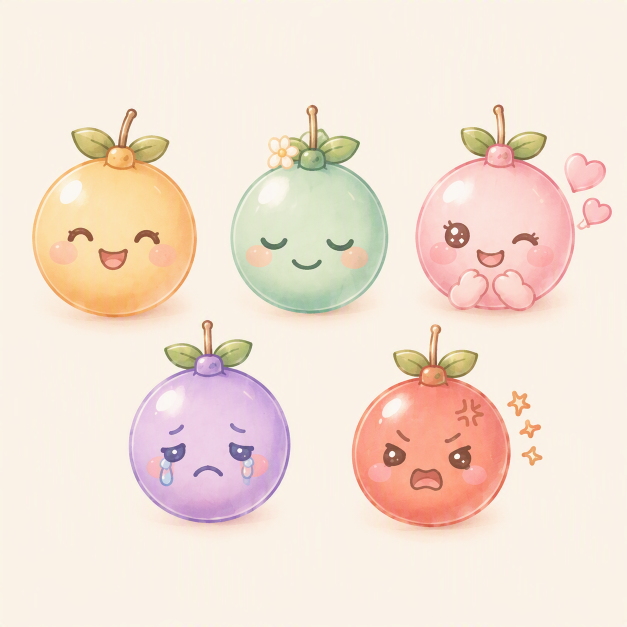
#> input picture src/assets/Designer (50).png, 1254 x 1254 px (shown at 1/2 size)
$ python create_assets.py
#> lines starting #> are read from the running program, lines starting #| are printed output that depends on the picture
import sys
import os
from PIL import Image, ImageDraw

def create_masked_crop(img, center, size, name):
    cx, cy = center
    half = size // 2
    box = (int(cx - half), int(cy - half), int(cx + half), int(cy + half))
    crop = img.crop(box)

    # Create radial alpha mask
    mask = Image.new('L', (size, size), 0)
    draw = ImageDraw.Draw(mask)

    # Fully opaque up to radius R1, fade to 0 at R2
    R1 = int(size * 0.35) # 35% radius = 147px
    R2 = int(size * 0.48) # 48% radius = 201px

    # Draw concentric circles to create a soft gradient
    for r in range(size):
        if r <= R1:
            alpha = 255
        elif r >= R2:
            alpha = 0
        else:
            # linear interpolation
            alpha = int(255 * (1 - (r - R1) / (R2 - R1)))

        # Draw a circle with this alpha
        # Note: ImageDraw doesn't have a thick circle with smooth edges easily,
        # it's better to process pixels or draw from outside in
        pass

    # Better pixel approach for perfect radial gradient
    import math
    pixels = mask.load()
    center_x, center_y = size/2, size/2
    for y in range(size):
        for x in range(size):
            dist = math.sqrt((x - center_x)**2 + (y - center_y)**2)
            if dist <= R1:
                pixels[x,y] = 255
            elif dist >= R2:
                pixels[x,y] = 0
            else:
                pixels[x,y] = int(255 * (1 - (dist - R1) / (R2 - R1)))

    # Apply mask
    crop.putalpha(mask)

    out_path = os.path.join("src/assets", name)
    crop.save(out_path, "PNG")
    print(f"Created {out_path}")

img = Image.open("src/assets/Designer (50).png").convert("RGBA")

fruits = [
    ("Happy.png", (234, 418)),
    ("calm.png", (627, 418)),
    ("lovely.png", (1019, 418)),
    ("sad.png", (359, 836)),
    ("stress.png", (894, 836))
]

for name, center in fruits:
    create_masked_crop(img, center, 420, name)
#> this loop made 5 passes
#> pass 1, in create_masked_crop, `crop = img.crop(box)`:
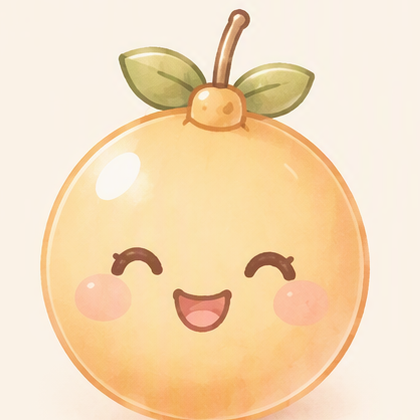
#> crop: PIL image 420x420 RGBA; mean R, G, B, A 245.7, 220, 185, 255
#> pass 1, in create_masked_crop, `crop.save(out_path, "PNG")`:
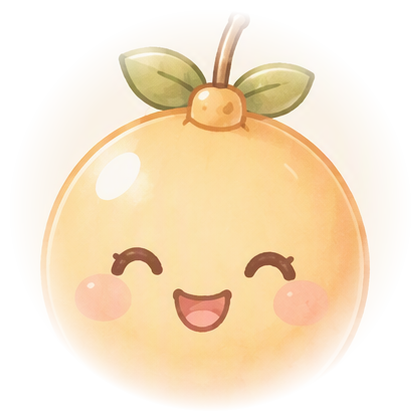
#> saved as Happy.png: PIL image 420x420 RGBA; mean R, G, B, A 245.7, 220, 185, 138.4; transparent parts drawn white
#> pass 2, in create_masked_crop (call 2), `crop = img.crop(box)`:
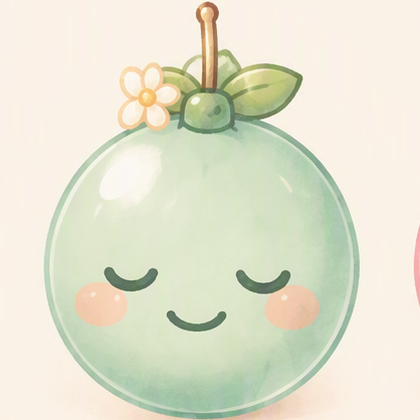
#> crop: PIL image 420x420 RGBA; mean R, G, B, A 227.4, 227.6, 207.3, 255

print("Done generating perfect assets!")

$ run again, with src/assets/Designer (51).png copied over src/assets/Designer (50).png
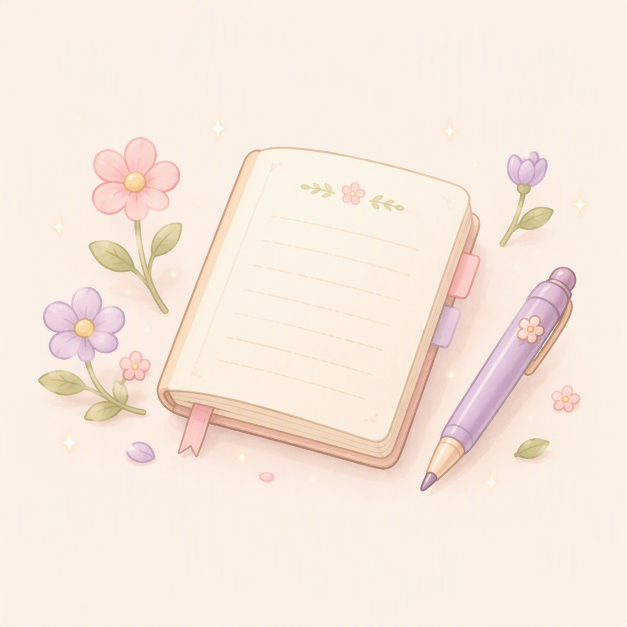
#> input picture src/assets/Designer (51).png, 1254 x 1254 px (shown at 1/2 size)
#> the loop `for name, center in fruits:` made 5 passes
#> pass 1, in create_masked_crop, `crop.save(out_path, "PNG")`:
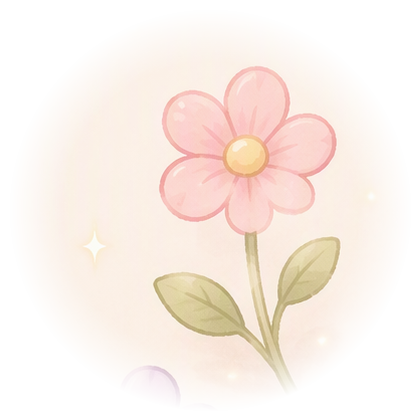
#> saved as Happy.png: PIL image 420x420 RGBA; mean R, G, B, A 247.7, 231.4, 219.7, 138.4; transparent parts drawn white
#> pass 2, in create_masked_crop (call 2), `crop = img.crop(box)`:
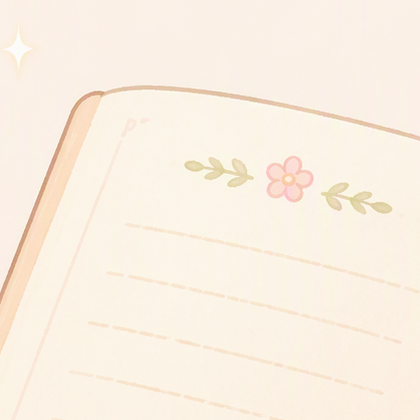
#> crop: PIL image 420x420 RGBA; mean R, G, B, A 250.6, 240.1, 226.7, 255

$ run again, with src/assets/Designer (67).png copied over src/assets/Designer (50).png
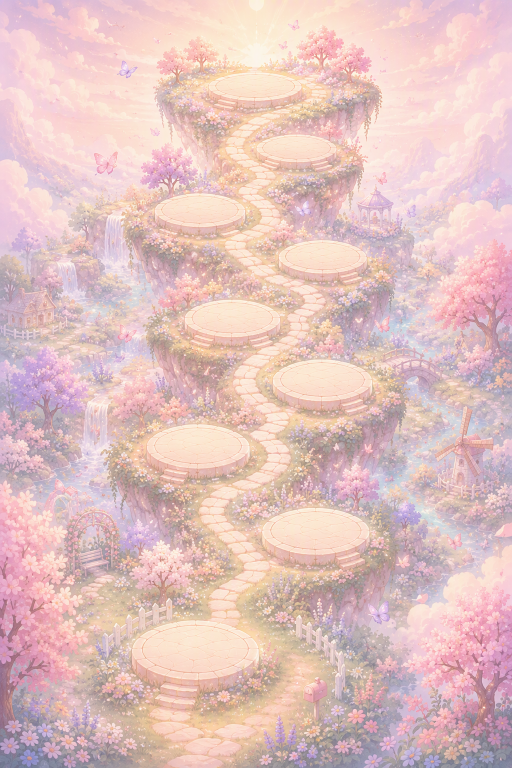
#> input picture src/assets/Designer (67).png, 1024 x 1536 px (shown at 1/2 size)
#> the loop `for name, center in fruits:` made 5 passes
#> pass 1, in create_masked_crop, `crop.save(out_path, "PNG")`:
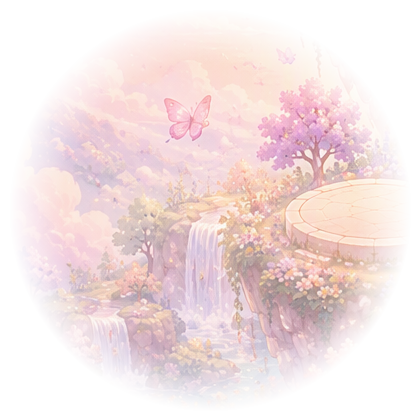
#> saved as Happy.png: PIL image 420x420 RGBA; mean R, G, B, A 232.5, 201.7, 201.2, 138.4; transparent parts drawn white
#> pass 2, in create_masked_crop (call 2), `crop = img.crop(box)`:
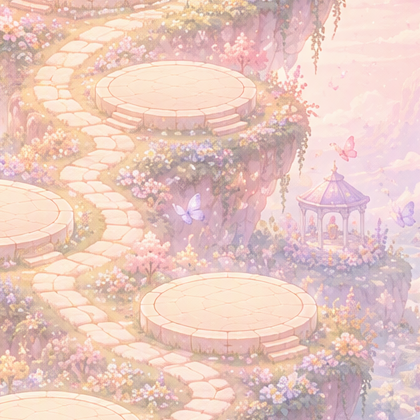
#> crop: PIL image 420x420 RGBA; mean R, G, B, A 232.9, 201.8, 193, 255
